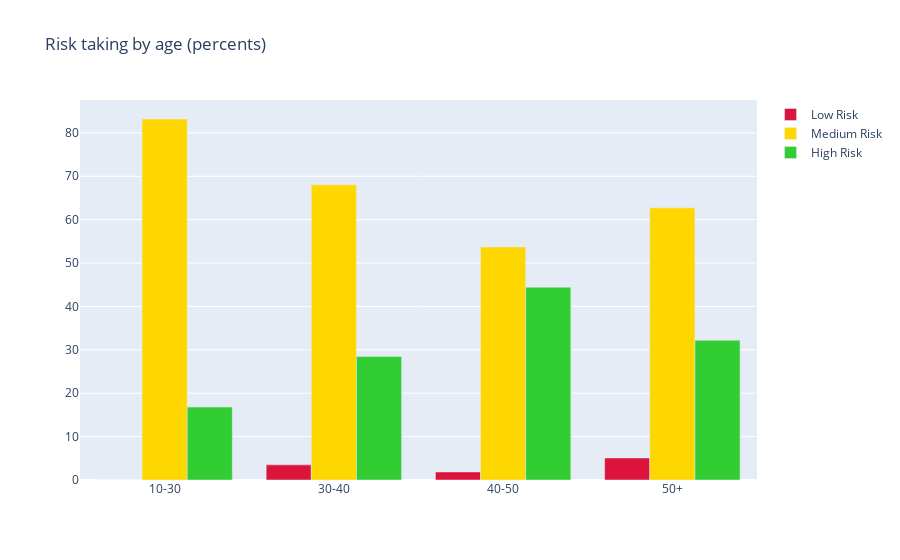

Notebook cell for this chart:
### Markdown cell above
##### Age by risk taking (percentages out of participants in the same risk group)

### Code cell
risk_perc = [100 / 119, 100 / 172, 100 / 54, 100 / 59]
low_list = [0 * risk_perc[0], age_risk_df.at[0, 'sex'] * risk_perc[1], age_risk_df.at[1, 'sex'] * risk_perc[2],
            age_risk_df.at[2, 'sex'] * risk_perc[3]]
medium_list = [age_risk_df.at[3, 'sex'] * risk_perc[0], age_risk_df.at[4, 'sex'] * risk_perc[1],
               age_risk_df.at[5, 'sex'] * risk_perc[2], age_risk_df.at[6, 'sex'] * risk_perc[3]]
high_list = [age_risk_df.at[7, 'sex'] * risk_perc[0], age_risk_df.at[8, 'sex'] * risk_perc[1],
             age_risk_df.at[9, 'sex'] * risk_perc[2], age_risk_df.at[10, 'sex'] * risk_perc[3]]
fig = go.Figure(data=[
    go.Bar(name='Low Risk', x=['10-30', '30-40', '40-50', '50+'], y=low_list,marker_color=risk_colors[0]),
    go.Bar(name='Medium Risk', x=['10-30', '30-40', '40-50', '50+'], y=medium_list,marker_color=risk_colors[1]),
    go.Bar(name='High Risk', x=['10-30', '30-40', '40-50', '50+'], y=high_list,marker_color=risk_colors[2])])
fig.update_layout(barmode='group')  # Change the bar mode
fig.update_layout(title="Risk taking by age (percents)")
fig.show()

### Figure 1 — Plotly figure (JSON) as saved in the notebook; plotly's stock layout.template omitted (floating-point values rounded to 4 significant figures)
{"data": [{"marker": {"color": "crimson"}, "name": "Low Risk", "x": ["10-30", "30-40", "40-50", "50+"], "y": [0.0, 3.488, 1.852, 5.085], "type": "bar"}, {"marker": {"color": "gold"}, "name": "Medium Risk", "x": ["10-30", "30-40", "40-50", "50+"], "y": [83.19, 68.02, 53.7, 62.71], "type": "bar"}, {"marker": {"color": "limegreen"}, "name": "High Risk", "x": ["10-30", "30-40", "40-50", "50+"], "y": [16.81, 28.49, 44.44, 32.2], "type": "bar"}], "layout": {"barmode": "group", "title": {"text": "Risk taking by age (percents)"}}}
